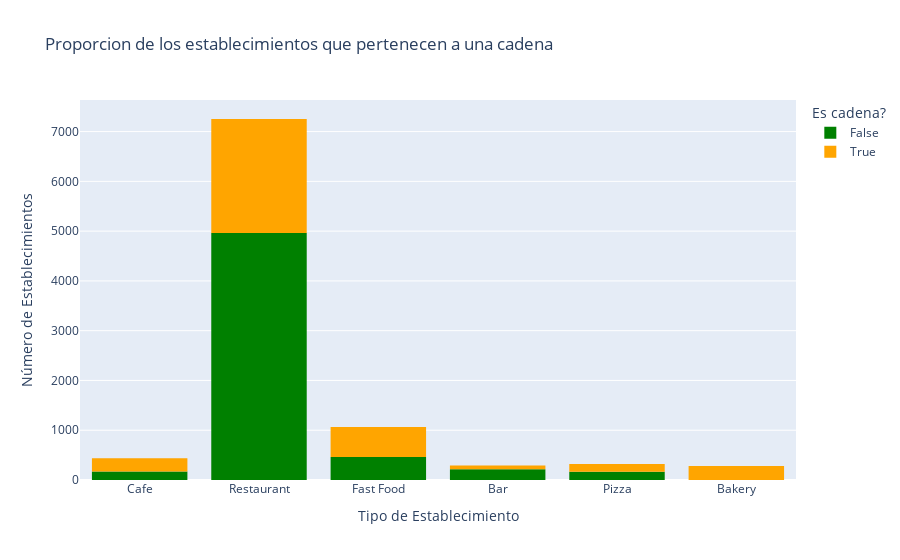

This figure's notebook cell:
### Code cell
fig = px.histogram(data, x='object_type', color= 'chain',  title='Proporcion de los establecimientos que pertenecen a una cadena', color_discrete_sequence=['green', 'orange'])
fig.update_layout(
    legend_title_text='Es cadena?', 
    xaxis_title='Tipo de Establecimiento',  # Etiqueta del eje X
    yaxis_title='Número de Establecimientos'  # Etiqueta del eje Y
    )
fig.show()

### Figure 1 — Plotly figure (JSON) as saved in the notebook; plotly's stock layout.template omitted (floating-point values rounded to 4 significant figures; data arrays with more than 128 entries replaced by an {"elided": "..."} marker saying what was removed)
{"data": [{"alignmentgroup": "True", "bingroup": "x", "hovertemplate": "chain=False<br>object_type=%{x}<br>count=%{y}<extra></extra>", "legendgroup": "False", "marker": {"color": "green", "pattern": {"shape": ""}}, "name": "False", "offsetgroup": "False", "orientation": "v", "showlegend": true, "type": "histogram", "x": {"elided": "5972 str values"}, "xaxis": "x", "yaxis": "y"}, {"alignmentgroup": "True", "bingroup": "x", "hovertemplate": "chain=True<br>object_type=%{x}<br>count=%{y}<extra></extra>", "legendgroup": "True", "marker": {"color": "orange", "pattern": {"shape": ""}}, "name": "True", "offsetgroup": "True", "orientation": "v", "showlegend": true, "type": "histogram", "x": {"elided": "3676 str values"}, "xaxis": "x", "yaxis": "y"}], "layout": {"barmode": "relative", "legend": {"title": {"text": "Es cadena?"}, "tracegroupgap": 0}, "title": {"text": "Proporcion de los establecimientos que pertenecen a una cadena"}, "xaxis": {"anchor": "y", "domain": [0, 1], "title": {"text": "Tipo de Establecimiento"}}, "yaxis": {"anchor": "x", "domain": [0, 1], "title": {"text": "Número de Establecimientos"}}}}
